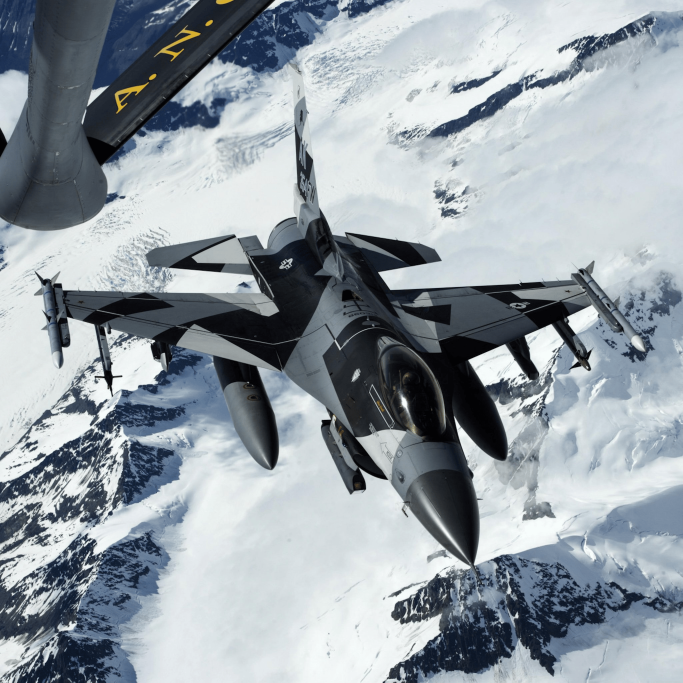
#> input picture OIP.png, 2048 x 2048 px (shown at 1/3 size)
$ python convert_image.py OIP.png
#> lines starting #> are read from the running program, lines starting #| are printed output that depends on the picture
#!/usr/bin/env python3
# convert_image.py
# Converts any image (JPEG, PNG, etc.) to img_input.bin for fft_2d
#
# Usage:
#   python3 convert_image.py <image_path>
#
# Output:
#   img_input.bin — [int32 N][int32 N][N*N float32 pixels]
#   where N is the next power of 2 >= max(width, height), capped at 512

import sys
import struct
from PIL import Image
import numpy as np

MAX_SIZE = 512

def next_power_of_2(n):
    p = 1
    while p < n:
        p <<= 1
    return p

def convert(image_path):
#> called with image_path = 'OIP.png'
    img = Image.open(image_path).convert('L')  # grayscale
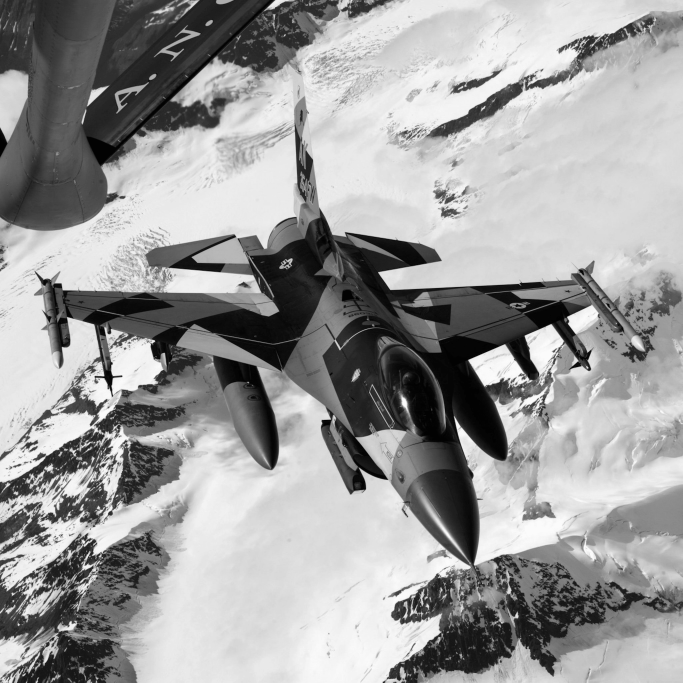
#> img: PIL image 2048x2048 L (shown at 1/3 size); min 2, max 251, mean 156.3
    w, h = img.size
#> w = 2048; h = 2048
    print(f"Original size: {w}x{h}")
#| Original size: 2048x2048

    # force square, round up to next power of 2, cap at 512
    larger = max(w, h)
#> larger = 2048
    N = next_power_of_2(larger)
#> N = 2048
    if N > MAX_SIZE:
        N = MAX_SIZE
        print(f"Capped to {N}x{N}")
    else:
        print(f"Resizing to {N}x{N}")

    img = img.resize((N, N), Image.LANCZOS)
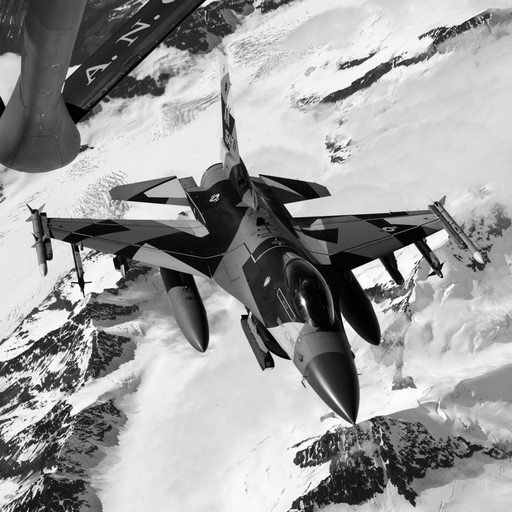
#> img: PIL image 512x512 L; min 0, max 255, mean 156.3
    pixels = np.array(img, dtype=np.float32) / 255.0  # normalize to [0,1]

    with open('img_input.bin', 'wb') as f:
        f.write(struct.pack('<i', N))           # width
        f.write(struct.pack('<i', N))           # height
        f.write(pixels.astype(np.float32).tobytes())  # row-major floats

    print(f"Written img_input.bin — {N}x{N} image ({N*N} floats, {N*N*4} bytes)")

if __name__ == '__main__':
    if len(sys.argv) < 2:
        print("Usage: python3 convert_image.py <image_path>")
        sys.exit(1)
    convert(sys.argv[1])
